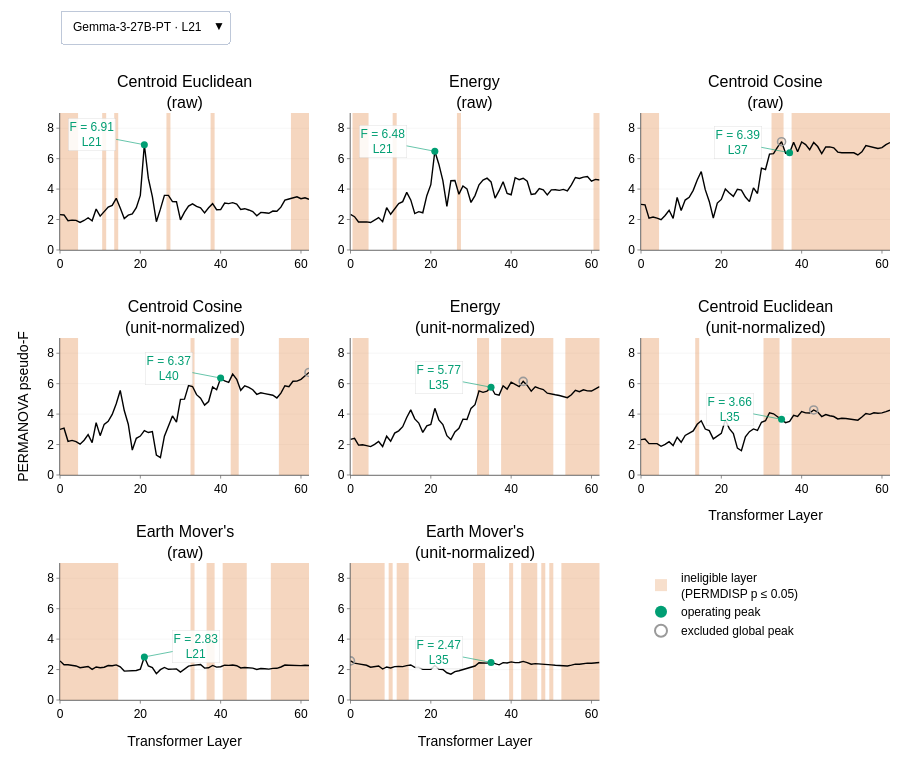

Notebook code for this chart:
### Markdown cell above
## Per-layer separation curves for all models

The gate-first per-layer figure from 74, with a dropdown to switch between models.
PERMDISP defines the eligible region at each layer (non-significant within-group dispersion).
The operating peak is the maximum PERMANOVA pseudo-F within that region; a metric's global
peak on an ineligible layer is shown but excluded. Panels are ordered by operating-peak pseudo-F.

### Code cell
import math
from plotly.subplots import make_subplots

FIG_SEPARATION_HTML = f'{TMLR_DIR}/82.multimodel_separation.html'

# Formal metric titles (same as 74)
FORMAL_TITLES = {
    'centroid_cosine': "Centroid Cosine<br>(raw)",
    'centroid_cosine_unit': "Centroid Cosine<br>(unit-normalized)",
    'centroid_euclidean': "Centroid Euclidean<br>(raw)",
    'centroid_euclidean_unit': "Centroid Euclidean<br>(unit-normalized)",
    'earth_mover': "Earth Mover's<br>(raw)",
    'earth_mover_unit': "Earth Mover's<br>(unit-normalized)",
    'energy': "Energy<br>(raw)",
    'energy_unit': "Energy<br>(unit-normalized)"
}

# Colours (same as 74)
COLOR_PRIMARY   = "#000000"                 # black — pseudo-F trajectory
COLOR_REF       = "rgba(150,150,150,0.4)"   # reference line at y=0
GATE_PASS  = GREEN                          # green — operating (eligible) peak
GATE_FAIL  = "#9a9a9a"                      # gray  — excluded (ineligible) peak
INADM_FILL = "rgba(213,94,0,0.25)"         # pale red — ineligible layer band


def _sig_runs(layers_sorted):
    """Contiguous runs of PERMDISP-significant layers -> [[start, end], ...]."""
    runs = []
    for L in layers_sorted:
        if runs and L == runs[-1][1] + 1:
            runs[-1][1] = L
        else:
            runs.append([L, L])
    return runs


def _annotation_offset(m_df, Lo, Fo, Y_MAX, window=8):
    """Return (ax, ay) pixel offsets that avoid overlapping the line."""
    left_f  = m_df.loc[(m_df['layer'] >= Lo - window) & (m_df['layer'] < Lo),  'F']
    right_f = m_df.loc[(m_df['layer'] >  Lo)          & (m_df['layer'] <= Lo + window), 'F']
    left_drop  = Fo - (left_f.mean()  if len(left_f)  else Fo)
    right_drop = Fo - (right_f.mean() if len(right_f) else Fo)
    ax = -52 if left_drop > right_drop else 52
    ay = 53 if Fo > Y_MAX * 7 / 8 else -10
    return ax, ay


# Precompute data for each model
model_data = {}
for mdl in model_order:
    perm = permanova_pd.query('model == @mdl').drop(columns='model')
    disp = permdisp_pd.query('model == @mdl').drop(columns='model')
    
    Y_MAX = math.ceil(perm['pseudo-F'].max() * 1.15)
    X_MAX = int(perm['layer'].max())
    
    metric_info = {}
    for dt in FORMAL_TITLES:
        if dt not in set(perm['dist_type']):
            continue
        pm = perm[perm['dist_type'] == dt][['layer', 'pseudo-F']].rename(columns={'pseudo-F': 'F'})
        pp = disp[disp['dist_type'] == dt][['layer', 'p-value']].rename(columns={'p-value': 'permdisp_p'})
        m = pm.merge(pp, on='layer').sort_values('layer').reset_index(drop=True)
        
        g = m.loc[m['F'].idxmax()]
        adm = m[m['permdisp_p'] > ALPHA]
        op = adm.loc[adm['F'].idxmax()] if len(adm) else None
        global_adm = bool(g['permdisp_p'] > ALPHA)
        runs = _sig_runs(sorted(m.loc[m['permdisp_p'] <= ALPHA, 'layer'].tolist()))
        
        metric_info[dt] = dict(m=m, g=g, op=op, global_adm=global_adm, runs=runs,
                               op_F=(float(op['F']) if op is not None else -1.0))
    
    ordered = sorted([dt for dt in FORMAL_TITLES if dt in metric_info], key=lambda d: -metric_info[d]['op_F'])
    model_data[mdl] = {'Y_MAX': Y_MAX, 'X_MAX': X_MAX, 'info': metric_info, 'ordered': ordered}

# Use the first model's metric order for consistent panel layout
base_ordered = model_data[model_order[0]]['ordered']
rows, cols = 3, 3

# Build figure with subplots
fig_separation = make_subplots(
    rows=rows, cols=cols,
    subplot_titles=[FORMAL_TITLES[dt] for dt in base_ordered],
    shared_xaxes=False, shared_yaxes=False,
    horizontal_spacing=0.05, vertical_spacing=0.15,
)
# Subplot-title slots. Each model orders its panels by its own operating pseudo-F, and a button's
# `annotations` replaces every layout annotation, so each model carries its own titles.
title_slots = [a.to_plotly_json() for a in fig_separation.layout.annotations]

# Add traces for all models
traces_per_model = []
all_annotations = {}

for mdl_idx, mdl in enumerate(model_order):
    data = model_data[mdl]
    Y_MAX, X_MAX = data['Y_MAX'], data['X_MAX']
    info = data['info']
    ordered = data['ordered']
    
    start_trace = len(fig_separation.data)
    vis = (mdl_idx == 0)
    annotations = [{**slot, 'text': FORMAL_TITLES[dt]} for slot, dt in zip(title_slots, ordered)]
    
    for i, dt in enumerate(ordered):
        row, col = i // cols + 1, i % cols + 1
        d = info[dt]
        m = d['m']
        
        # Ineligible bands
        for (a, b) in d['runs']:
            fig_separation.add_trace(go.Scatter(
                x=[a - 0.5, a - 0.5, b + 0.5, b + 0.5, a - 0.5],
                y=[0, Y_MAX, Y_MAX, 0, 0],
                fill='toself', fillcolor=INADM_FILL,
                line=dict(width=0), mode='lines',
                showlegend=False, hoverinfo='skip', visible=vis,
            ), row=row, col=col)
        
        # Pseudo-F trajectory
        fig_separation.add_trace(go.Scatter(
            x=m['layer'], y=m['F'], mode='lines',
            line=dict(color=COLOR_PRIMARY, width=1.4),
            hovertemplate='layer %{x}<br>pseudo-F %{y:.2f}<extra></extra>',
            showlegend=False, visible=vis), row=row, col=col)
        
        # Excluded global peak
        if not d['global_adm']:
            fig_separation.add_trace(go.Scatter(
                x=[d['g']['layer']], y=[d['g']['F']], mode='markers',
                marker=dict(symbol='circle-open', color=GATE_FAIL, size=8, line=dict(width=1.6)),
                showlegend=False, hoverinfo='skip', visible=vis), row=row, col=col)
        
        # Operating peak
        if d['op'] is not None:
            Lo, Fo = int(d['op']['layer']), float(d['op']['F'])
            fig_separation.add_trace(go.Scatter(
                x=[Lo], y=[Fo], mode='markers',
                marker=dict(color=GATE_PASS, size=7),
                showlegend=False, hoverinfo='skip', visible=vis), row=row, col=col)
            ax_val, ay_val = _annotation_offset(m, Lo, Fo, Y_MAX)
            xref = f"x{i+1}" if i > 0 else "x"
            yref = f"y{i+1}" if i > 0 else "y"
            annotations.append(dict(
                x=Lo, y=Fo, text=f"F = {Fo:.2f}<br>L{Lo}",
                showarrow=True, arrowhead=2, arrowwidth=0.6, arrowsize=1,
                arrowcolor=GATE_PASS, font={**TICK, "color": GATE_PASS},
                bgcolor='rgba(255,255,255,0.85)', bordercolor='rgba(0,0,0,0.12)',
                borderwidth=0.5, align='center', ax=ax_val, ay=ay_val,
                xref=xref, yref=yref))
    
    traces_per_model.append((start_trace, len(fig_separation.data)))
    all_annotations[mdl] = annotations

# Add legend proxy traces at the end (always visible)
fig_separation.add_trace(go.Scatter(x=[None], y=[None], mode='markers',
    marker=dict(symbol='square', color='rgba(213,94,0,0.20)', size=11),
    name='ineligible layer<br>(PERMDISP p ≤ 0.05)', visible=True))
fig_separation.add_trace(go.Scatter(x=[None], y=[None], mode='markers',
    marker=dict(color=GATE_PASS, size=9),
    name='operating peak', visible=True))
fig_separation.add_trace(go.Scatter(x=[None], y=[None], mode='markers',
    marker=dict(symbol='circle-open', color=GATE_FAIL, size=9, line=dict(width=1.6)),
    name='excluded global peak', visible=True))

n_legend = 3
total_traces = len(fig_separation.data)

# Build dropdown buttons
buttons = []
for k, mdl in enumerate(model_order):
    # Build visibility: model traces visible, others hidden, legend always visible
    vis_list = []
    for j, (start, end) in enumerate(traces_per_model):
        vis_list.extend([j == k] * (end - start))
    vis_list.extend([True] * n_legend)  # Legend proxies always visible
    
    # Build axis range updates
    axis_updates = {'annotations': all_annotations[mdl]}
    Y_MAX, X_MAX = model_data[mdl]['Y_MAX'], model_data[mdl]['X_MAX']
    for i in range(8):
        ax_key = f"xaxis{i+1}" if i > 0 else "xaxis"
        ay_key = f"yaxis{i+1}" if i > 0 else "yaxis"
        axis_updates[f'{ax_key}.range'] = [0, X_MAX]
        axis_updates[f'{ay_key}.range'] = [0, Y_MAX]
    
    buttons.append(dict(
        label=f"{display_name(mdl)} · L{int(operating.loc[mdl, 'layer'])}",
        method='update',
        args=[{'visible': vis_list}, axis_updates]
    ))

# Layout
fig_separation.update_layout(
    template='plotly_white',
    font=FONT,
    margin=dict(l=60, r=10, t=50, b=60),
    height=760,
    showlegend=True,
    # Legend in the empty ninth cell of the 3 x 3 grid: above the panels it collides with the
    # two-line panel titles once it wraps at column or phone width.
    legend=dict(orientation='v', x=fig_separation.layout.xaxis9.domain[0], xanchor='left',
                y=fig_separation.layout.yaxis9.domain[1], yanchor='top',
                font=TICK, bgcolor='rgba(0,0,0,0)', itemsizing='constant'),
    # Carries the per-model views; the export swaps it for an HTML <select> above the chart.
    updatemenus=[dict(buttons=buttons, direction='down', x=0, xanchor='left',
                      y=1.12, yanchor='bottom', font=TICK, showactive=True)],
    annotations=all_annotations[model_order[0]],
)

# Axis titles
bottom_row_of_col = {1: 3, 2: 3, 3: 2}  # col -> bottom row with content (8 panels in 3x3)
for c, r in bottom_row_of_col.items():
    fig_separation.update_xaxes(title_text="Transformer Layer", title_font=TITLE, row=r, col=c)
fig_separation.update_yaxes(title_text="PERMANOVA pseudo-F", title_font=TITLE, row=2, col=1)

# Axis styling with initial ranges from first model
Y_MAX_init, X_MAX_init = model_data[model_order[0]]['Y_MAX'], model_data[model_order[0]]['X_MAX']
fig_separation.update_xaxes(range=[0, X_MAX_init], tickfont=TICK, showgrid=False,
                            linecolor='black', linewidth=0.6, ticks='outside', ticklen=3, tickwidth=0.6)
fig_separation.update_yaxes(range=[0, Y_MAX_init], tickfont=TICK, showgrid=True,
                            gridcolor='rgba(200,200,200,0.3)', gridwidth=0.5,
                            linecolor='black', linewidth=0.6, ticks='outside', ticklen=3, tickwidth=0.6)

print(f"Built separation figure with {len(model_order)} models, {total_traces} traces")
fig_separation.show()
